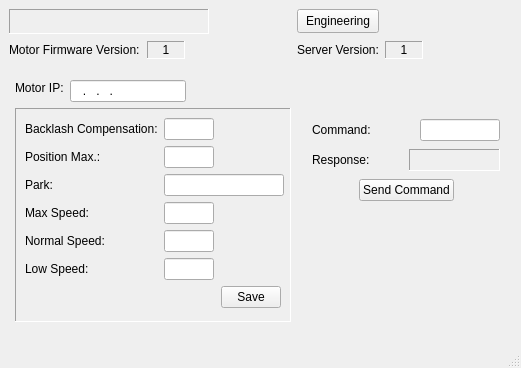
<?xml version="1.0" encoding="UTF-8"?>
<ui version="4.0">
 <class>MainWindow</class>
 <widget class="QMainWindow" name="MainWindow">
  <property name="windowModality">
   <enum>Qt::WindowModality::ApplicationModal</enum>
  </property>
  <property name="geometry">
   <rect>
    <x>0</x>
    <y>0</y>
    <width>521</width>
    <height>368</height>
   </rect>
  </property>
  <property name="windowTitle">
   <string>Settings</string>
  </property>
  <property name="styleSheet">
   <string notr="true">QLabel[infoLabel=&quot;true&quot;] {
background-color: white;
 }
</string>
  </property>
  <widget class="QWidget" name="centralwidget">
   <widget class="QLabel" name="lblMotoIP">
    <property name="geometry">
     <rect>
      <x>15</x>
      <y>80</y>
      <width>49</width>
      <height>16</height>
     </rect>
    </property>
    <property name="text">
     <string>Motor IP:</string>
    </property>
   </widget>
   <widget class="QLabel" name="lblFocuser">
    <property name="geometry">
     <rect>
      <x>9</x>
      <y>9</y>
      <width>200</width>
      <height>25</height>
     </rect>
    </property>
    <property name="minimumSize">
     <size>
      <width>200</width>
      <height>0</height>
     </size>
    </property>
    <property name="maximumSize">
     <size>
      <width>250</width>
      <height>16777215</height>
     </size>
    </property>
    <property name="font">
     <font>
      <family>Times New Roman</family>
      <pointsize>16</pointsize>
     </font>
    </property>
    <property name="statusTip">
     <string/>
    </property>
    <property name="frameShape">
     <enum>QFrame::Shape::Panel</enum>
    </property>
    <property name="frameShadow">
     <enum>QFrame::Shadow::Sunken</enum>
    </property>
    <property name="lineWidth">
     <number>1</number>
    </property>
    <property name="text">
     <string/>
    </property>
    <property name="scaledContents">
     <bool>false</bool>
    </property>
    <property name="alignment">
     <set>Qt::AlignmentFlag::AlignCenter</set>
    </property>
   </widget>
   <widget class="QPushButton" name="btnEngineering">
    <property name="geometry">
     <rect>
      <x>297</x>
      <y>9</y>
      <width>82</width>
      <height>24</height>
     </rect>
    </property>
    <property name="minimumSize">
     <size>
      <width>82</width>
      <height>0</height>
     </size>
    </property>
    <property name="statusTip">
     <string>Engineering log-in</string>
    </property>
    <property name="text">
     <string>Engineering</string>
    </property>
   </widget>
   <widget class="QLineEdit" name="txtMotorIP">
    <property name="geometry">
     <rect>
      <x>70</x>
      <y>80</y>
      <width>116</width>
      <height>22</height>
     </rect>
    </property>
    <property name="statusTip">
     <string>Motor IP</string>
    </property>
    <property name="styleSheet">
     <string notr="true"/>
    </property>
    <property name="inputMask">
     <string>000.000.000.000</string>
    </property>
    <property name="text">
     <string>...</string>
    </property>
    <property name="frame">
     <bool>true</bool>
    </property>
    <property name="echoMode">
     <enum>QLineEdit::EchoMode::Normal</enum>
    </property>
    <property name="cursorPosition">
     <number>0</number>
    </property>
   </widget>
   <widget class="QFrame" name="frame">
    <property name="geometry">
     <rect>
      <x>15</x>
      <y>108</y>
      <width>276</width>
      <height>214</height>
     </rect>
    </property>
    <property name="styleSheet">
     <string notr="true"/>
    </property>
    <property name="frameShape">
     <enum>QFrame::Shape::Panel</enum>
    </property>
    <property name="frameShadow">
     <enum>QFrame::Shadow::Sunken</enum>
    </property>
    <property name="lineWidth">
     <number>1</number>
    </property>
    <layout class="QFormLayout" name="formLayout">
     <item row="0" column="0">
      <widget class="QLabel" name="lblBackComp">
       <property name="text">
        <string>Backlash Compensation:</string>
       </property>
      </widget>
     </item>
     <item row="0" column="1">
      <widget class="QLineEdit" name="txtBackComp">
       <property name="minimumSize">
        <size>
         <width>50</width>
         <height>0</height>
        </size>
       </property>
       <property name="maximumSize">
        <size>
         <width>50</width>
         <height>16777215</height>
        </size>
       </property>
       <property name="statusTip">
        <string>Compensation value for motor backlash</string>
       </property>
       <property name="autoFillBackground">
        <bool>false</bool>
       </property>
       <property name="inputMask">
        <string/>
       </property>
       <property name="text">
        <string/>
       </property>
       <property name="frame">
        <bool>true</bool>
       </property>
       <property name="echoMode">
        <enum>QLineEdit::EchoMode::Normal</enum>
       </property>
       <property name="cursorPosition">
        <number>0</number>
       </property>
       <property name="paramValue" stdset="0">
        <bool>true</bool>
       </property>
      </widget>
     </item>
     <item row="1" column="0">
      <widget class="QLabel" name="lblMaxPos">
       <property name="text">
        <string>Position Max.:</string>
       </property>
      </widget>
     </item>
     <item row="1" column="1">
      <widget class="QLineEdit" name="txtMaxPos">
       <property name="minimumSize">
        <size>
         <width>50</width>
         <height>0</height>
        </size>
       </property>
       <property name="maximumSize">
        <size>
         <width>50</width>
         <height>16777215</height>
        </size>
       </property>
       <property name="statusTip">
        <string>Maximum motor position</string>
       </property>
       <property name="autoFillBackground">
        <bool>false</bool>
       </property>
       <property name="inputMask">
        <string/>
       </property>
       <property name="text">
        <string/>
       </property>
       <property name="frame">
        <bool>true</bool>
       </property>
       <property name="echoMode">
        <enum>QLineEdit::EchoMode::Normal</enum>
       </property>
       <property name="cursorPosition">
        <number>0</number>
       </property>
      </widget>
     </item>
     <item row="2" column="0">
      <widget class="QLabel" name="lblParkPos">
       <property name="text">
        <string>Park: </string>
       </property>
      </widget>
     </item>
     <item row="2" column="1">
      <widget class="QLineEdit" name="txtPark">
       <property name="minimumSize">
        <size>
         <width>120</width>
         <height>0</height>
        </size>
       </property>
       <property name="maximumSize">
        <size>
         <width>120</width>
         <height>16777215</height>
        </size>
       </property>
       <property name="statusTip">
        <string>Park position</string>
       </property>
       <property name="autoFillBackground">
        <bool>false</bool>
       </property>
       <property name="inputMask">
        <string/>
       </property>
       <property name="text">
        <string/>
       </property>
       <property name="frame">
        <bool>true</bool>
       </property>
       <property name="echoMode">
        <enum>QLineEdit::EchoMode::Normal</enum>
       </property>
       <property name="cursorPosition">
        <number>0</number>
       </property>
      </widget>
     </item>
     <item row="3" column="0">
      <widget class="QLabel" name="lblMaxSpeed">
       <property name="text">
        <string>Max Speed:</string>
       </property>
      </widget>
     </item>
     <item row="3" column="1">
      <widget class="QLineEdit" name="txtMaxSpeed">
       <property name="minimumSize">
        <size>
         <width>50</width>
         <height>0</height>
        </size>
       </property>
       <property name="maximumSize">
        <size>
         <width>50</width>
         <height>16777215</height>
        </size>
       </property>
       <property name="statusTip">
        <string>Maximum motor speed</string>
       </property>
       <property name="autoFillBackground">
        <bool>false</bool>
       </property>
       <property name="inputMask">
        <string/>
       </property>
       <property name="text">
        <string/>
       </property>
       <property name="frame">
        <bool>true</bool>
       </property>
       <property name="echoMode">
        <enum>QLineEdit::EchoMode::Normal</enum>
       </property>
       <property name="cursorPosition">
        <number>0</number>
       </property>
      </widget>
     </item>
     <item row="4" column="0">
      <widget class="QLabel" name="lblNormSpeed">
       <property name="text">
        <string>Normal Speed:</string>
       </property>
      </widget>
     </item>
     <item row="4" column="1">
      <widget class="QLineEdit" name="txtNormalSpeed">
       <property name="minimumSize">
        <size>
         <width>50</width>
         <height>0</height>
        </size>
       </property>
       <property name="maximumSize">
        <size>
         <width>50</width>
         <height>16777215</height>
        </size>
       </property>
       <property name="statusTip">
        <string>Normal motor speed</string>
       </property>
       <property name="autoFillBackground">
        <bool>false</bool>
       </property>
       <property name="inputMask">
        <string/>
       </property>
       <property name="text">
        <string/>
       </property>
       <property name="frame">
        <bool>true</bool>
       </property>
       <property name="echoMode">
        <enum>QLineEdit::EchoMode::Normal</enum>
       </property>
       <property name="cursorPosition">
        <number>0</number>
       </property>
      </widget>
     </item>
     <item row="5" column="0">
      <widget class="QLabel" name="lblLowSpeed">
       <property name="text">
        <string>Low Speed:</string>
       </property>
      </widget>
     </item>
     <item row="5" column="1">
      <widget class="QLineEdit" name="txtLowSpeed">
       <property name="minimumSize">
        <size>
         <width>50</width>
         <height>0</height>
        </size>
       </property>
       <property name="maximumSize">
        <size>
         <width>50</width>
         <height>16777215</height>
        </size>
       </property>
       <property name="statusTip">
        <string>Low motor speed</string>
       </property>
       <property name="autoFillBackground">
        <bool>false</bool>
       </property>
       <property name="inputMask">
        <string/>
       </property>
       <property name="text">
        <string/>
       </property>
       <property name="frame">
        <bool>true</bool>
       </property>
       <property name="echoMode">
        <enum>QLineEdit::EchoMode::Normal</enum>
       </property>
       <property name="cursorPosition">
        <number>0</number>
       </property>
      </widget>
     </item>
     <item row="6" column="1">
      <layout class="QHBoxLayout" name="horizontalLayout_3">
       <item>
        <spacer name="horizontalSpacer">
         <property name="orientation">
          <enum>Qt::Orientation::Horizontal</enum>
         </property>
         <property name="sizeHint" stdset="0">
          <size>
           <width>40</width>
           <height>20</height>
          </size>
         </property>
        </spacer>
       </item>
       <item>
        <widget class="QPushButton" name="btnSave">
         <property name="maximumSize">
          <size>
           <width>60</width>
           <height>16777215</height>
          </size>
         </property>
         <property name="statusTip">
          <string>Save new parameters to motor internal memory</string>
         </property>
         <property name="text">
          <string>Save</string>
         </property>
        </widget>
       </item>
      </layout>
     </item>
    </layout>
   </widget>
   <widget class="QWidget" name="layoutWidget">
    <property name="geometry">
     <rect>
      <x>9</x>
      <y>40</y>
      <width>176</width>
      <height>20</height>
     </rect>
    </property>
    <layout class="QHBoxLayout" name="horizontalLayout">
     <item>
      <widget class="QLabel" name="lblFirmVer">
       <property name="sizePolicy">
        <sizepolicy hsizetype="Preferred" vsizetype="Fixed">
         <horstretch>0</horstretch>
         <verstretch>0</verstretch>
        </sizepolicy>
       </property>
       <property name="minimumSize">
        <size>
         <width>132</width>
         <height>18</height>
        </size>
       </property>
       <property name="maximumSize">
        <size>
         <width>132</width>
         <height>18</height>
        </size>
       </property>
       <property name="text">
        <string>Motor Firmware Version:</string>
       </property>
      </widget>
     </item>
     <item>
      <widget class="QLabel" name="lblFirmVer_value">
       <property name="minimumSize">
        <size>
         <width>36</width>
         <height>0</height>
        </size>
       </property>
       <property name="maximumSize">
        <size>
         <width>42</width>
         <height>18</height>
        </size>
       </property>
       <property name="statusTip">
        <string>Motor firmware version</string>
       </property>
       <property name="autoFillBackground">
        <bool>false</bool>
       </property>
       <property name="styleSheet">
        <string notr="true"/>
       </property>
       <property name="frameShape">
        <enum>QFrame::Shape::Panel</enum>
       </property>
       <property name="frameShadow">
        <enum>QFrame::Shadow::Sunken</enum>
       </property>
       <property name="text">
        <string>1</string>
       </property>
       <property name="alignment">
        <set>Qt::AlignmentFlag::AlignCenter</set>
       </property>
       <property name="infoLabel" stdset="0">
        <bool>true</bool>
       </property>
      </widget>
     </item>
    </layout>
   </widget>
   <widget class="QWidget" name="layoutWidget">
    <property name="geometry">
     <rect>
      <x>297</x>
      <y>40</y>
      <width>126</width>
      <height>20</height>
     </rect>
    </property>
    <layout class="QHBoxLayout" name="horizontalLayout_2">
     <item>
      <widget class="QLabel" name="lblServerVer">
       <property name="minimumSize">
        <size>
         <width>82</width>
         <height>0</height>
        </size>
       </property>
       <property name="text">
        <string>Server Version:</string>
       </property>
      </widget>
     </item>
     <item>
      <widget class="QLabel" name="lblServerVer_val">
       <property name="minimumSize">
        <size>
         <width>36</width>
         <height>18</height>
        </size>
       </property>
       <property name="maximumSize">
        <size>
         <width>42</width>
         <height>18</height>
        </size>
       </property>
       <property name="statusTip">
        <string>Server application version</string>
       </property>
       <property name="autoFillBackground">
        <bool>false</bool>
       </property>
       <property name="styleSheet">
        <string notr="true"/>
       </property>
       <property name="frameShape">
        <enum>QFrame::Shape::Panel</enum>
       </property>
       <property name="frameShadow">
        <enum>QFrame::Shadow::Sunken</enum>
       </property>
       <property name="text">
        <string>1</string>
       </property>
       <property name="alignment">
        <set>Qt::AlignmentFlag::AlignCenter</set>
       </property>
       <property name="infoLabel" stdset="0">
        <bool>true</bool>
       </property>
      </widget>
     </item>
    </layout>
   </widget>
   <widget class="QFrame" name="frameCommand">
    <property name="geometry">
     <rect>
      <x>303</x>
      <y>108</y>
      <width>206</width>
      <height>104</height>
     </rect>
    </property>
    <property name="frameShape">
     <enum>QFrame::Shape::NoFrame</enum>
    </property>
    <property name="frameShadow">
     <enum>QFrame::Shadow::Raised</enum>
    </property>
    <layout class="QVBoxLayout" name="verticalLayout">
     <item>
      <layout class="QHBoxLayout" name="horizontalLayout_4">
       <item>
        <widget class="QLabel" name="lblCommand">
         <property name="text">
          <string>Command:</string>
         </property>
        </widget>
       </item>
       <item>
        <widget class="QLineEdit" name="txtCommand">
         <property name="minimumSize">
          <size>
           <width>50</width>
           <height>0</height>
          </size>
         </property>
         <property name="maximumSize">
          <size>
           <width>80</width>
           <height>16777215</height>
          </size>
         </property>
         <property name="statusTip">
          <string>Command to be sent to the motor</string>
         </property>
         <property name="autoFillBackground">
          <bool>false</bool>
         </property>
         <property name="inputMethodHints">
          <set>Qt::InputMethodHint::ImhNone</set>
         </property>
         <property name="inputMask">
          <string/>
         </property>
         <property name="text">
          <string/>
         </property>
         <property name="frame">
          <bool>true</bool>
         </property>
         <property name="echoMode">
          <enum>QLineEdit::EchoMode::Normal</enum>
         </property>
         <property name="cursorPosition">
          <number>0</number>
         </property>
        </widget>
       </item>
      </layout>
     </item>
     <item>
      <layout class="QHBoxLayout" name="horizontalLayout_5">
       <item>
        <widget class="QLabel" name="lblResponse">
         <property name="text">
          <string>Response:</string>
         </property>
        </widget>
       </item>
       <item>
        <widget class="QLabel" name="lblResponse_Val">
         <property name="minimumSize">
          <size>
           <width>75</width>
           <height>22</height>
          </size>
         </property>
         <property name="maximumSize">
          <size>
           <width>100</width>
           <height>22</height>
          </size>
         </property>
         <property name="statusTip">
          <string>Response to the last command</string>
         </property>
         <property name="styleSheet">
          <string notr="true"/>
         </property>
         <property name="frameShape">
          <enum>QFrame::Shape::Panel</enum>
         </property>
         <property name="frameShadow">
          <enum>QFrame::Shadow::Sunken</enum>
         </property>
         <property name="text">
          <string/>
         </property>
         <property name="alignment">
          <set>Qt::AlignmentFlag::AlignCenter</set>
         </property>
        </widget>
       </item>
      </layout>
     </item>
     <item>
      <layout class="QHBoxLayout" name="horizontalLayout_6">
       <item>
        <spacer name="horizontalSpacer_2">
         <property name="orientation">
          <enum>Qt::Orientation::Horizontal</enum>
         </property>
         <property name="sizeHint" stdset="0">
          <size>
           <width>40</width>
           <height>20</height>
          </size>
         </property>
        </spacer>
       </item>
       <item>
        <widget class="QPushButton" name="btnSendCommand">
         <property name="maximumSize">
          <size>
           <width>120</width>
           <height>16777215</height>
          </size>
         </property>
         <property name="text">
          <string>Send Command</string>
         </property>
        </widget>
       </item>
       <item>
        <spacer name="horizontalSpacer_3">
         <property name="orientation">
          <enum>Qt::Orientation::Horizontal</enum>
         </property>
         <property name="sizeHint" stdset="0">
          <size>
           <width>40</width>
           <height>20</height>
          </size>
         </property>
        </spacer>
       </item>
      </layout>
     </item>
    </layout>
   </widget>
  </widget>
  <widget class="QMenuBar" name="menubar">
   <property name="enabled">
    <bool>false</bool>
   </property>
   <property name="geometry">
    <rect>
     <x>0</x>
     <y>0</y>
     <width>521</width>
     <height>22</height>
    </rect>
   </property>
   <property name="defaultUp">
    <bool>false</bool>
   </property>
   <property name="nativeMenuBar">
    <bool>true</bool>
   </property>
  </widget>
  <widget class="QStatusBar" name="statusbar"/>
 </widget>
 <resources/>
 <connections/>
</ui>
